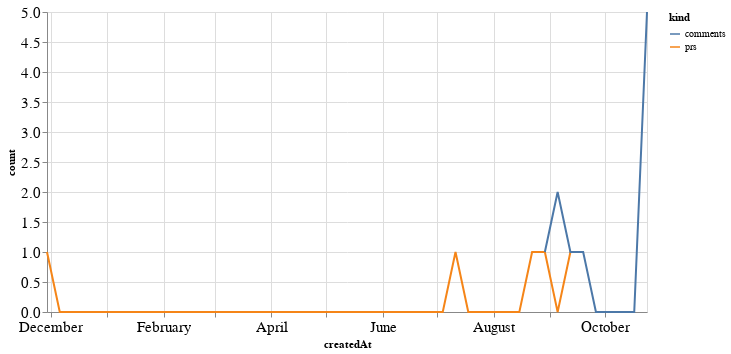

Source (notebook cell):
### Code cell
alt.Chart(total_time, width=600).mark_line().encode(
    x='createdAt',
    y='count',
    color='kind'
)

### Figure 1 — Vega-Lite specification as saved in the notebook (floating-point values rounded to 4 significant figures)
{"config": {"axisLeft": {"labelFontSize": 15}, "axisBottom": {"labelFontSize": 15}}, "data": {"name": "data-671bc64f10dfe17e7dfe1288f4b8cfcf"}, "mark": "line", "encoding": {"color": {"type": "nominal", "field": "kind"}, "x": {"type": "temporal", "field": "createdAt"}, "y": {"type": "quantitative", "field": "count"}}, "width": 600, "$schema": "https://vega.github.io/schema/vega-lite/v4.8.1.json", "datasets": {"data-671bc64f10dfe17e7dfe1288f4b8cfcf": [{"createdAt": "2020-11-29T00:00:00", "kind": "prs", "count": 1.0}, {"createdAt": "2020-12-06T00:00:00", "kind": "prs", "count": 0.0}, {"createdAt": "2020-12-13T00:00:00", "kind": "prs", "count": 0.0}, {"createdAt": "2020-12-20T00:00:00", "kind": "prs", "count": 0.0}, {"createdAt": "2020-12-27T00:00:00", "kind": "prs", "count": 0.0}, {"createdAt": "2021-01-03T00:00:00", "kind": "prs", "count": 0.0}, {"createdAt": "2021-01-10T00:00:00", "kind": "prs", "count": 0.0}, {"createdAt": "2021-01-17T00:00:00", "kind": "prs", "count": 0.0}, {"createdAt": "2021-01-24T00:00:00", "kind": "prs", "count": 0.0}, {"createdAt": "2021-01-31T00:00:00", "kind": "prs", "count": 0.0}, {"createdAt": "2021-02-07T00:00:00", "kind": "prs", "count": 0.0}, {"createdAt": "2021-02-14T00:00:00", "kind": "prs", "count": 0.0}, {"createdAt": "2021-02-21T00:00:00", "kind": "prs", "count": 0.0}, {"createdAt": "2021-02-28T00:00:00", "kind": "prs", "count": 0.0}, {"createdAt": "2021-03-07T00:00:00", "kind": "prs", "count": 0.0}, {"createdAt": "2021-03-14T00:00:00", "kind": "prs", "count": 0.0}, {"createdAt": "2021-03-21T00:00:00", "kind": "prs", "count": 0.0}, {"createdAt": "2021-03-28T00:00:00", "kind": "prs", "count": 0.0}, {"createdAt": "2021-04-04T00:00:00", "kind": "prs", "count": 0.0}, {"createdAt": "2021-04-11T00:00:00", "kind": "prs", "count": 0.0}, {"createdAt": "2021-04-18T00:00:00", "kind": "prs", "count": 0.0}, {"createdAt": "2021-04-25T00:00:00", "kind": "prs", "count": 0.0}, {"createdAt": "2021-05-02T00:00:00", "kind": "prs", "count": 0.0}, {"createdAt": "2021-05-09T00:00:00", "kind": "prs", "count": 0.0}, {"createdAt": "2021-05-16T00:00:00", "kind": "prs", "count": 0.0}, {"createdAt": "2021-05-23T00:00:00", "kind": "prs", "count": 0.0}, {"createdAt": "2021-05-30T00:00:00", "kind": "prs", "count": 0.0}, {"createdAt": "2021-06-06T00:00:00", "kind": "prs", "count": 0.0}, {"createdAt": "2021-06-13T00:00:00", "kind": "prs", "count": 0.0}, {"createdAt": "2021-06-20T00:00:00", "kind": "prs", "count": 0.0}, {"createdAt": "2021-06-27T00:00:00", "kind": "prs", "count": 0.0}, {"createdAt": "2021-07-04T00:00:00", "kind": "prs", "count": 0.0}, {"createdAt": "2021-07-11T00:00:00", "kind": "prs", "count": 1.0}, {"createdAt": "2021-07-18T00:00:00", "kind": "prs", "count": 0.0}, {"createdAt": "2021-07-25T00:00:00", "kind": "prs", "count": 0.0}, {"createdAt": "2021-08-01T00:00:00", "kind": "prs", "count": 0.0}, {"createdAt": "2021-08-08T00:00:00", "kind": "prs", "count": 0.0}, {"createdAt": "2021-08-15T00:00:00", "kind": "prs", "count": 0.0}, {"createdAt": "2021-08-22T00:00:00", "kind": "prs", "count": 1.0}, {"createdAt": "2021-08-29T00:00:00", "kind": "prs", "count": 1.0}, {"createdAt": "2021-09-05T00:00:00", "kind": "prs", "count": 0.0}, {"createdAt": "2021-09-12T00:00:00", "kind": "prs", "count": 1.0}, {"createdAt": "2021-09-19T00:00:00", "kind": "prs", "count": 1.0}, {"createdAt": "2021-09-26T00:00:00", "kind": "prs", "count": null}, {"createdAt": "2021-10-03T00:00:00", "kind": "prs", "count": null}, {"createdAt": "2021-10-10T00:00:00", "kind": "prs", "count": null}, {"createdAt": "2021-10-17T00:00:00", "kind": "prs", "count": null}, {"createdAt": "2021-10-24T00:00:00", "kind": "prs", "count": null}, {"createdAt": "2020-11-29T00:00:00", "kind": "comments", "count": null}, {"createdAt": "2020-12-06T00:00:00", "kind": "comments", "count": null}, {"createdAt": "2020-12-13T00:00:00", "kind": "comments", "count": null}, {"createdAt": "2020-12-20T00:00:00", "kind": "comments", "count": null}, {"createdAt": "2020-12-27T00:00:00", "kind": "comments", "count": null}, {"createdAt": "2021-01-03T00:00:00", "kind": "comments", "count": null}, {"createdAt": "2021-01-10T00:00:00", "kind": "comments", "count": null}, {"createdAt": "2021-01-17T00:00:00", "kind": "comments", "count": null}, {"createdAt": "2021-01-24T00:00:00", "kind": "comments", "count": null}, {"createdAt": "2021-01-31T00:00:00", "kind": "comments", "count": null}, {"createdAt": "2021-02-07T00:00:00", "kind": "comments", "count": null}, {"createdAt": "2021-02-14T00:00:00", "kind": "comments", "count": null}, {"createdAt": "2021-02-21T00:00:00", "kind": "comments", "count": null}, {"createdAt": "2021-02-28T00:00:00", "kind": "comments", "count": null}, {"createdAt": "2021-03-07T00:00:00", "kind": "comments", "count": null}, {"createdAt": "2021-03-14T00:00:00", "kind": "comments", "count": null}, {"createdAt": "2021-03-21T00:00:00", "kind": "comments", "count": null}, {"createdAt": "2021-03-28T00:00:00", "kind": "comments", "count": null}, {"createdAt": "2021-04-04T00:00:00", "kind": "comments", "count": null}, {"createdAt": "2021-04-11T00:00:00", "kind": "comments", "count": null}, {"createdAt": "2021-04-18T00:00:00", "kind": "comments", "count": null}, {"createdAt": "2021-04-25T00:00:00", "kind": "comments", "count": null}, {"createdAt": "2021-05-02T00:00:00", "kind": "comments", "count": null}, {"createdAt": "2021-05-09T00:00:00", "kind": "comments", "count": null}, {"createdAt": "2021-05-16T00:00:00", "kind": "comments", "count": null}, {"createdAt": "2021-05-23T00:00:00", "kind": "comments", "count": null}, {"createdAt": "2021-05-30T00:00:00", "kind": "comments", "count": null}, {"createdAt": "2021-06-06T00:00:00", "kind": "comments", "count": null}, {"createdAt": "2021-06-13T00:00:00", "kind": "comments", "count": null}, {"createdAt": "2021-06-20T00:00:00", "kind": "comments", "count": null}, {"createdAt": "2021-06-27T00:00:00", "kind": "comments", "count": null}, {"createdAt": "2021-07-04T00:00:00", "kind": "comments", "count": null}, {"createdAt": "2021-07-11T00:00:00", "kind": "comments", "count": null}, {"createdAt": "2021-07-18T00:00:00", "kind": "comments", "count": null}, {"createdAt": "2021-07-25T00:00:00", "kind": "comments", "count": null}, {"createdAt": "2021-08-01T00:00:00", "kind": "comments", "count": null}, {"createdAt": "2021-08-08T00:00:00", "kind": "comments", "count": null}, {"createdAt": "2021-08-15T00:00:00", "kind": "comments", "count": null}, {"createdAt": "2021-08-22T00:00:00", "kind": "comments", "count": null}, {"createdAt": "2021-08-29T00:00:00", "kind": "comments", "count": 1.0}, {"createdAt": "2021-09-05T00:00:00", "kind": "comments", "count": 2.0}, {"createdAt": "2021-09-12T00:00:00", "kind": "comments", "count": 1.0}, {"createdAt": "2021-09-19T00:00:00", "kind": "comments", "count": 1.0}, {"createdAt": "2021-09-26T00:00:00", "kind": "comments", "count": 0.0}, {"createdAt": "2021-10-03T00:00:00", "kind": "comments", "count": 0.0}, {"createdAt": "2021-10-10T00:00:00", "kind": "comments", "count": 0.0}, {"createdAt": "2021-10-17T00:00:00", "kind": "comments", "count": 0.0}, {"createdAt": "2021-10-24T00:00:00", "kind": "comments", "count": 5.0}]}}
